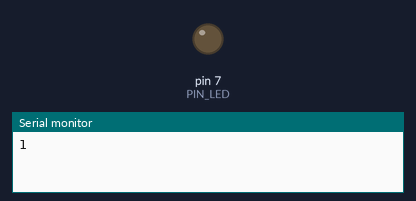
This sketch was run on a simulated Arduino Uno, built with avr-gcc and run on an emulated ATmega328P. On the bench: output pins drawn as LEDs (lit = HIGH), the last lines printed to the serial monitor. Dashed ring = blinking. At 2.1 s the program stops and its outputs stay as they are.

Above: at 0.5 s.
At 1.85 s:
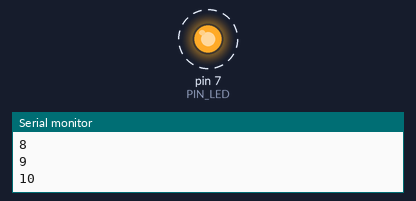
Timing chart, 0 to 3.0 s (numbered marks = the images above):
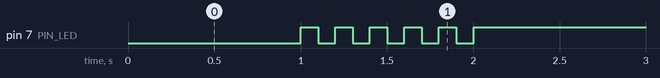

Measured:
- by itself, pin 7 (PIN_LED): alternates HIGH for 0.10 s and LOW for 0.10 s, 11 changes in all, then stays HIGH

The sketch:

05_practice_2.ino
```cpp
#define PIN_LED 7
unsigned int count, toggle,delaytime;

void setup() {
  pinMode(PIN_LED, OUTPUT);
  Serial.begin(115200); // Initialize serial port
  while (!Serial) {
    ; // wait for serial port to connect.
  }
  count = 0, toggle = 1;
  delaytime=1000;
  digitalWrite(PIN_LED, 0); // turn on LED.
}

void loop() {
  Serial.println(++count);
  toggle = toggle_state(toggle); //toggle LED value.
  digitalWrite(PIN_LED, toggle); // update LED status.
  delay(delaytime);
  delaytime=100;

  if(count == 12)
    while(1){digitalWrite(PIN_LED, toggle);}
}

int toggle_state(int toggle) {
  if(toggle==0)
    return 1;
  else
    return 0;
}
```
